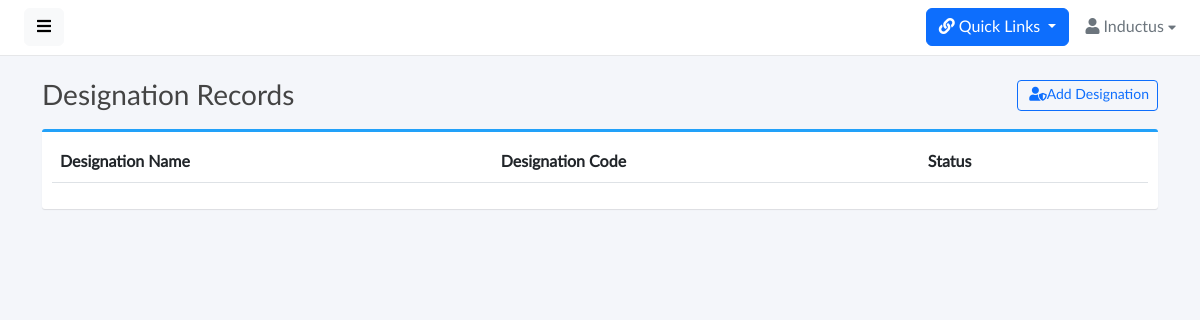
Page /job-master/designation-master/ on the earlier database version.
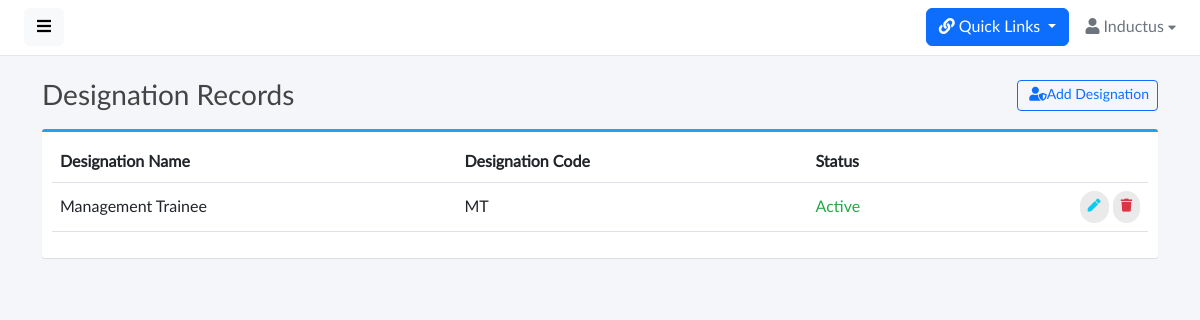
Same page on the later database version.
### base/models.py (models this page shows, shortened)
class Designation(models.Model):
    id = models.CharField(max_length=25,primary_key=True,default=generate_unique_id,editable=False)
    designation_name = models.CharField(max_length=100,unique=True)
    designation_code = models.CharField(max_length=5,unique=True,blank=True,null=True)
    status = models.BooleanField(default=True)

### base/views.py (the view)
# urls.py: path('job-master/designation-master/',views.DesignationMaster,name='designation-master'),
def DesignationMaster(request):
    designation_records = Designation.objects.all()
    if request.method == 'POST':
        print('hello')
        designation_form = DesignationMasterForm(data=request.POST)
        designation_code = request.POST['designation_code']
        dname = request.POST['designation_name']
        designationcode_exist = Designation.objects.filter(designation_code=designation_code).exists() or  Designation.objects.filter(designation_name=dname).exists()
        if designationcode_exist:
            print("Enter")
            messages.error(request, "Designation name or code already Exists")
            return redirect('designation-master')
        if designation_form.is_valid():
            designation_form.save()
            messages.success(request, "Designation added successfully.")
            return redirect('designation-master')
    else:
        designation_form = DesignationMasterForm()
    context = {
        'designation_records': designation_records,
        'designation_form': designation_form,
    }
    return render(request, 'designation_master.html', context)

### base/models.py (called while the page is built)
def generate_unique_id():
    return nanoid.generate(size=25)

### base/templates/designation_master.html (shortened to what this page needs)
{% extends 'base.html' %} {% load static %} {% block start %}
<div class="content">
  <div class="container">
    <div class="page-title">
      <h3>
        Designation Records
        <button
          type="button"
          class="btn btn-sm btn-outline-primary float-end"
          data-bs-toggle="modal"
          data-bs-target="#exampleModal"
        >
          &nbsp;<i class="fas fa-user-shield"></i>Add Designation
        </button>
      </h3>
    </div>
    <div class="box box-primary">
      <div class="box-body">
        <table width="100%" class="table table-hover" id="dataTables-example">
          <thead>
            <tr>
              <th>Designation Name</th>
              <th>Designation Code</th>
              <th>Status</th>
              <th></th>
            </tr>
          </thead>
          <tbody>
            {% for designation in designation_records %}
            <tr>
              <td>{{designation.designation_name}}</td>
              <td>{{designation.designation_code}}</td>
              {% if designation.status %}
              <td style="color: #28a745">Active</td>
              {% else %}
              <td style="color: #dc3545">In Active</td>
              {% endif %}
              <td class="text-end">
                <a
                  href=""
                  class="btn btn-outline-info btn-rounded"
                  data-bs-toggle="modal"
                  data-bs-target="#editdesignationModal{{designation.id}}"
                  ><i class="fas fa-pen"></i
                ></a>
                <a
                  class="btn btn-outline-danger btn-rounded"
                  data-bs-toggle="modal"
                  data-bs-target="#deletedesignationModal{{designation.id}}"
                >
                  <i class="fas fa-trash"></i>
                </a>
              </td>
            </tr>
            {% endfor %}
          </tbody>
        </table>
      </div>
    </div>
  </div>
</div>
{% endblock %}

Differences in the rows shown:
added Designation: designation_name "Management Trainee", designation_code "MT", status "Active"
